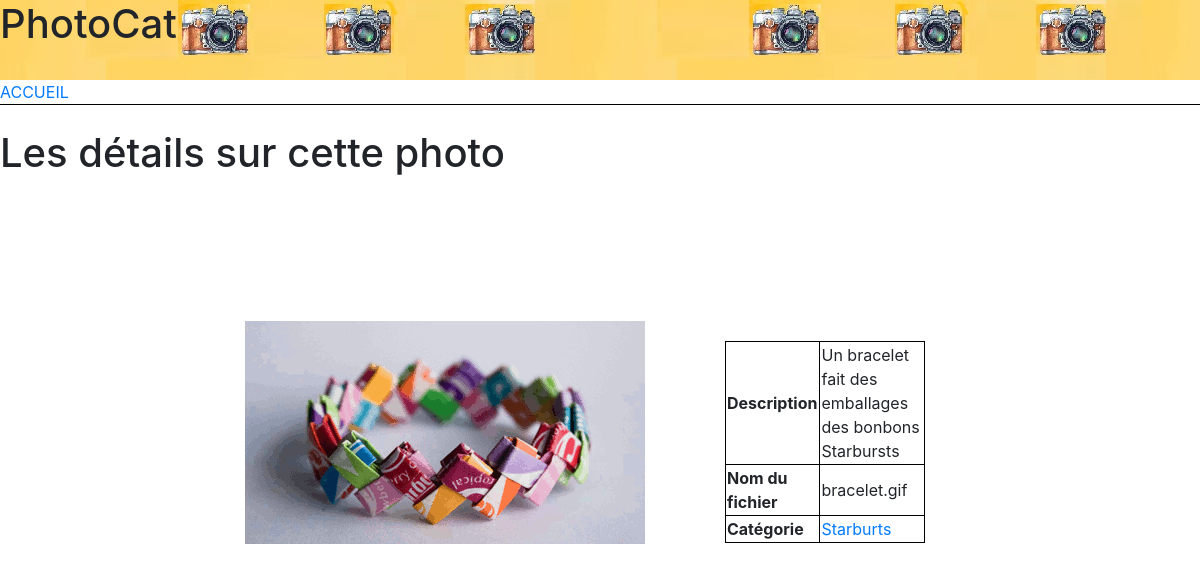
Page /details.php?photoId=1 on the committed database.
### tables this page shows
CREATE TABLE IF NOT EXISTS Photo (
  photoId int NOT NULL AUTO_INCREMENT,
  nomFich varchar(255) NOT NULL,
  description varchar(255) NOT NULL,
  catId int NOT NULL,
  utilId int NOT NULL,
  PRIMARY KEY (photoId),
  FOREIGN KEY (catId) REFERENCES Categorie (catId),
  FOREIGN KEY (utilId) REFERENCES utilisateur (utilId)
);

CREATE TABLE IF NOT EXISTS Categorie (
  catId int NOT NULL AUTO_INCREMENT,
  nomCat varchar(255) NOT NULL,
  PRIMARY KEY (catId)
);

### bd.php (called while the page is built, shortened)
<?php
function executeQuery($link, $query)
{
	$resultat = mysqli_query($link, $query) ;
	if($resultat == FALSE){
		printf("Échec de la requête". mysqli_error($link)) ;
	}
	else {
		return $resultat;
	}
}
?>

### details.php (the view, shortened to what this page needs)
<?php session_start();
require_once ('bd.php');
require_once ('function.php');
$photoId = $_GET['photoId'];
$conn = getConnection('localhost', "p1926029", "ef5d0c", "p1926029");
?>
<!doctype html>
<html lang="fr">
<head>
    <link rel="stylesheet" href="bootstrap.css">
    <link rel="stylesheet" href="accueil.css">
</head>
<body>
<div style="background-image:url(img/accueil_bis.jpg);" ><B><h1>PhotoCat</h1></B><br> </div>
	<nav class="crumbs">
	<?php
	if(empty($_SESSION['pseudo']) && empty($_SESSION['motdepasse'])){
		echo "<a href='https://bdw1.univ-lyon1.fr/p1926029/BDW1-ProjetFinale/bdw1_projet/accueil.php'>ACCUEIL</a>";
	}
?>
	</nav><br>
<?php
details($photoId, $conn);
function details($ImageId, $link) {?>
    <h1>Les détails sur cette photo</h1><br><br><p> <p><br><br>
    <?php
    $resultat_imNom = executeQuery($link, "SELECT nomFich FROM Photo WHERE photoId = $ImageId");
    $row_imNom = $resultat_imNom->fetch_assoc();
    $images = glob($GLOBALS['dir'] . $row_imNom["nomFich"], GLOB_BRACE);?>
	<div class="row justify-content-center " style="margin:1em;padding:0;">
   <div  class="row justify-content-start p-2">
   <div class="col-4" >
   <?php foreach ($images as $image):
        echo "<img src='" . $image . "' hspace = '10' border = '5'/>";
    endforeach;
    $resultat_description = executeQuery($link, "SELECT description FROM Photo WHERE photoId = $ImageId");
    $row_description = $resultat_description->fetch_assoc();
    $resultat_cat = executeQuery($link, "SELECT nomCat FROM Categorie WHERE catId = (SELECT catId FROM Photo WHERE photoId = $ImageId)");
    $row_cat = $resultat_cat->fetch_assoc();
    $resultat_cat_Id = executeQuery($link, "SELECT catId FROM Photo WHERE photoId = $ImageId");
    $row_cat_id = $resultat_cat_Id->fetch_assoc();
    ?>
	</div>
	<div class="col-8" >
    <table>
        <tr>
            <th>Description</th>
            <td>
                <?php
                echo $row_description['description'];
                ?>
            </td>
        </tr>
        <tr>
        <th>Nom du fichier</th>
        <td>
            <?php
            echo $row_imNom['nomFich'];
            ?>
        </td>
        </tr>
        <tr>
            <th>Catégorie</th>
            <td>
                <?php
                echo "<a href='accueil.php?catId=" . $row_cat_id['catId']. "'>" . $row_cat['nomCat'] . "</a>";
                ?>
            </td>
        </tr>
    </table>
	</div>
	</div>
	</div>
				<?php
}	?>
</body>
</html>

### accueil.css (style rules this page uses)
nav { border-bottom: 1px solid black; }
table { width: 200px; float: right; margin: 20px 40px; }
table, th, td { border: 1px solid black; border-collapse: collapse; }

### rows in the picture
photo: nomFich (picture), description "Un bracelet fait des emballages des bonbons Starbursts", nomFich "bracelet.gif"
categorie: nomCat "Starburts"
